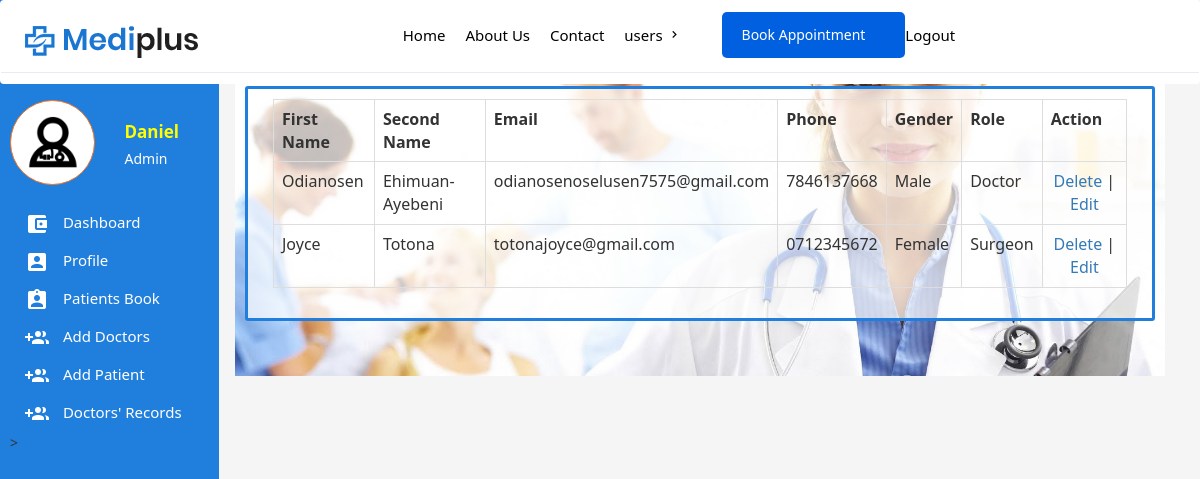
The page /doctors-record.php (signed in) on the database its author committed.
### tables this page shows
CREATE TABLE `users` (
  `id` int(11) NOT NULL,
  `firstName` varchar(255) NOT NULL,
  `secondName` varchar(255) NOT NULL,
  `email` varchar(255) NOT NULL,
  `password` varchar(255) NOT NULL,
  `token` varchar(255) NOT NULL,
  `status` int(11) NOT NULL,
  `phone` varchar(255) NOT NULL,
  `profile` varchar(255) DEFAULT NULL,
  `gender` varchar(255) NOT NULL,
  `role` varchar(255) DEFAULT NULL
);

### classes/User.class.php (called while the page is built, shortened)
<?php
class User{
	public static function loggedIn(){
		if(isset($_COOKIE['emr-user']) && $_COOKIE['emr-user'] != ""){
			return true;
		}
		return false;
	}
	public static function get($token, $field){
		$query = Db::fetch("users", "$field", "token = ? ", $token, "", "", "" );
		$data = Db::num($query);
		return $data[0];
	}
}

### importance.php (called while the page is built, shortened)
<?php
if (User::loggedIn()) {
    $token = $_COOKIE['emr-user'];
    $userDetails = [
        'firstName' => User::get($token, 'firstName'),
        'secondName' => User::get($token, 'secondName'),
        'email' => User::get($token, 'email'),
        'password' => User::get($token, 'password'),
        'token' => User::get($token, 'token'),
        'status' => User::get($token, 'status'),
        'phone' => User::get($token, 'phone'),
        'profile' => User::get($token, 'profile'),
        'gender' => User::get($token, 'gender'),
        'role' => User::get($token, 'role')
    ];
    if ($userDetails['status'] == 1) {
        $userDetails['role'] = 'Admin';
    }
}
?>

### classes/Db.class.php (called while the page is built, shortened)
<?php
class Db{
	public static function connect(){
		try{
			$db = new PDO("mysql:host=".Config::DB_HOST.";dbname=".Config::DB_NAME,Config::DB_USER, Config::DB_PASSWORD);
			$db->setAttribute(PDO::ATTR_ERRMODE, PDO::ERRMODE_EXCEPTION);
		} catch(Exception $e){
			self::returnedSQlError($e);
		}
		return $db;
	}
	public static function fetch($table, $columns,  $whereClause, $whereValue, $orderBy, $limit, $groupBy){
		if($limit == ""){
			$limit = "";
		} else {
			$limit = " LIMIT $limit ";
		}
		if($orderBy == ""){
			$orderBy = "";
		} else {
			$orderBy = " ORDER BY $orderBy ";
		}
		if($groupBy == ""){
			$groupBy = "";
		} else {
			$groupBy = "GROUP BY $groupBy";
		}
		$con = self::connect();
		if($columns == ""){
			$query = $con->prepare("SELECT * FROM $table WHERE $whereClause $groupBy $orderBy $limit");
			if($whereValue != ""){
				if(is_array($whereValue)){
					$n = 0;
					$countWhereValue = count($whereValue);
					while($n < $countWhereValue){
						$paramsCount = $n + 1;
						$query->bindParam($paramsCount, $whereValue[$n]);
						$n++;
					}
				} else {
					$query->bindParam(1, $whereValue);
				}
			} else {
				$query = $con->prepare("SELECT * FROM $table  $groupBy $orderBy  $limit");
			}
		} else {
			$sql = "SELECT ";
			if(is_array($columns)){
				$colsCount = count($columns);
				$start = 0;
				while($start < $colsCount){
					$commas = $start + 1;
					if($commas == $colsCount){
						$sql .= $columns[$start]." ";
					} else {
						$sql .= $columns[$start].", ";
					}
					$start ++;
				}
			} else {
				$sql .= "$columns ";
			}
			if($whereValue != ""){
				$sql .= "FROM $table WHERE $whereClause $groupBy $orderBy $limit";
				$query = $con->prepare($sql);
				if(is_array($whereValue)){
					$n = 0;
					$countWhereValue = count($whereValue);
					while($n < $countWhereValue){
						$paramsCount = $n + 1;
						$query->bindParam($paramsCount, $whereValue[$n]);
						$n++;
					}
				} else {
					$query->bindParam(1, $whereValue);
				}
			} else {
				$sql .= "FROM $table $groupBy $orderBy $limit";
				$query = $con->prepare($sql);
			}
		}
		$query->execute();
		return $query;
	}
	public static function count($query){
		return $query->rowCount();
	}
	public static function assoc($query){
		return $query->fetch(PDO::FETCH_ASSOC);
	}
	public static function num($query){
		return $query->fetch(PDO::FETCH_NUM);
	}
}

### classes/Doctor.class.php (the view, shortened to what this page needs)
<?php
class Doctor{
	public static function load(){
		$query = Db::fetch("users", "", "status = ? ", "2", "id DESC", "", "");
		if(Db::count($query)){
			echo"<div class='form-holder'>
					<table class='table table-bordered table-stripped'>
					<tr>
						<td><strong>First Name</strong></td>
						<td><strong>Second Name</strong></td>
						<td><strong>Email</strong></td>
						<td><strong>Phone</strong></td>
						<td><strong>Gender</strong></td>
						<td><strong>Role</strong></td>
						<td><strong>Action</strong></td>
					</tr>
			";
			while($data = Db::assoc($query)){
				$firstName = $data['firstName'];
				$secondName = $data['secondName'];
				$email = $data['email'];
				$phone = $data['phone'];
				$gender = $data['gender'];
				$role = $data['role'];
				$token = $data['token'];
				echo "<tr>
						<td>$firstName</td>
						<td>$secondName</td>
						<td>$email</td>
						<td>$phone</td>
						<td>$gender</td>
						<td>$role</td>
						<td><center><a href='actions.php?action=remove-doc&token=$token'>Delete</a> | <a href='add-doctors.php?token=$token'>Edit</a></center></td>
					</tr>";
			}
			echo "</table></div>";
			return;
		}
	}
}

### doctors-record.php (shortened to what this page needs)
<?php
require_once "importance.php";
?>
<html>
<head>
	<?php require_once "inc/head.inc.php";  ?>
</head>
<body>
	<?php require_once "inc/header.inc.php"; ?>
	<div class='container-fluid'>
		<div class='row'>
			<div class='col-md-2'><?php require_once "inc/sidebar.inc.php"; ?></div>
			<div class='col-md-10'>
				<div class='content-area'>
				<div class='content-header'>
					Doctors <small>Doctors' Records</small>
				</div>
				<div class='content-body'>
					<?php Doctor::load(); ?>
				</div>
				</div>
			</div>
		</div>
	</div>
</body>
</html>

### inc/head.inc.php (shortened to what this page needs)
<link rel="stylesheet" type="text/css" href="css/bootstrap.css" />
<link rel="stylesheet" type="text/css" href="css/q.css" />
<link rel="stylesheet" type="text/css" href="css/animate.css" />
<link rel="stylesheet" type="text/css" href="css/main.css" />     <link rel="stylesheet" href="https://cdnjs.cloudflare.com/ajax/libs/font-awesome/5.15.2/css/all.min.css"/>
    <link href='https://unpkg.com/boxicons@2.0.7/css/boxicons.min.css' rel='stylesheet'>

### inc/header.inc.php (shortened to what this page needs)
 <nav class="navbar">
    <div class="nav_container">
        <h1 class="logo"><img src="images/logo.png" alt=""></h1>
        <ul class="nav-links">
            <li><a href="login.php">Home</a></li>
            <li><a href="#about">About Us</a></li>
            <li><a href="#contact">Contact</a></li>
            <li class="dropdown">
                <a href="#services">users <i class='bx bx-chevron-right'></i></a>
            </li>
            <a  class="button" href='addpat.php'> <li>Book Appointment</li></a>
                <?php if(!User::loggedIn() && !Patient::isPatientIn() ) {?>
               <li><a href='login.php' class="right">Login</a></li>
               <?php } else {
                ?>
			    <li><a href='logout.php'>Logout</a></li>
                <?php
               } ?>
        </ul>
    </div>
</nav>

### inc/sidebar.inc.php (shortened to what this page needs)
<?php
if(User::loggedIn()) {
    $userFirstName = $userDetails['firstName'];
    $userRole = $userDetails['role'];
    $userStatus = $userDetails['status'];
    if ($userStatus == 1) {
    ?>
    <div class='sidebar'>
        <div class='sidebar-area'>
            <div class='row' style='margin-bottom: 20px;'>
                <div class='col-md-6'>
                    <div class='user-profile'>
                        <img src='images/3678412 - doctor medical care medical help stethoscope.png' class='img-responsive' style='max-height: 80px;' />
                    </div>
                </div>
                <div class='col-md-6'>
                    <div class='user-names'>
                        <?php echo htmlspecialchars($userFirstName); ?>
                    </div>
                    <div class='user-role'>
                        <?php echo htmlspecialchars($userRole); ?>
                    </div>
                </div>
            </div>
            <ul class='sidebar-menu'>
                <li><a href='index.php'><img class='sidebar-menu-icon' src='images/ic_account_balance_wallet_white_24dp.png'  /> Dashboard</a></li>
                <li><a href='profile.php?token=<?php echo htmlspecialchars($userDetails['token']); ?>'><img class='sidebar-menu-icon' src='images/ic_account_box_white_24dp.png'  /> Profile</a></li>
                <li><a href='patients.php'><img class='sidebar-menu-icon' src='images/ic_assignment_ind_white_24dp.png'  /> Patients Book</a></li>
                <li><a href='add-doctors.php'><img class='sidebar-menu-icon' src='images/ic_group_add_white.png'  /> Add Doctors</a></li>
                <li><a href='new-patient.php'><img class='sidebar-menu-icon' src='images/ic_group_add_white.png'  /> Add Patient</a></li>
                <li><a href='doctors-record.php'><img class='sidebar-menu-icon' src='images/ic_group_add_white.png'  /> Doctors' Records</a></li>
>
            </ul>
        </div>
    </div>
    <?php
    }
} else if(Patient::isPatientIn()) {
    ?>
    <div class='sidebar'>
        <div class='sidebar-area'>
            <div class='row' style='margin-bottom: 20px;'>
                <div class='col-md-6'>
                    <div class='user-profile'>
                        <img src='images/3678443 - ambulance fast fast hospital.png' class='img-responsive' style='max-height: 80px;' />
                    </div>
                </div>
                <div class='col-md-6'>
                    <div class='user-names'>
                        <?php echo htmlspecialchars(Patient::getP($_SESSION['patient'], "name")); ?>
                    </div>
                    <div class='user-role'>
                        <?php echo "Patient"; ?>
                    </div>
                </div>
            </div>
            <ul class='sidebar-menu'>
                <li><a href='patient-data.php'><img class='sidebar-menu-icon' src='images/ic_account_balance_wallet_white_24dp.png'  /> Your Data</a></li>
                <li><a href='book-appointments.php'><img class='sidebar-menu-icon' src='images/ic_alarm_white_24dp.png'  /> Book an Appointment</a></li>
                <li><a href='p-sent-appointments.php'><img class='sidebar-menu-icon' src='images/ic_alarm_white_24dp.png'  />Sent Appointments</a></li>
                <li><a href='p-reply-appointments.php'><img class='sidebar-menu-icon' src='images/ic_alarm_white_24dp.png'  />Replies</a></li>
                <li><a href='logout.php'><img class='sidebar-menu-icon' src='images/ic_group_work_white_24dp.png'  /> Logout</a></li>
            </ul>
        </div>
    </div>
<?php
}
?>

### css/main.css (style rules this page uses)
body { background: #F5F5F5; font-family: "Segoe UI", Frutiger, "Frutiger Linotype", "Dejavu Sans", "Helvetica Neue", Arial, sans-serif !important; }
.content-area { background: #F5F5F5; padding: 20px; }
.content-header { font-size: 25px; color: black; padding: 10px; color: #207FDD; }
.content-header small { font-size: 15px; color: #A3A49E; }
.content-body { background: url("../images/how-to-find-a-doctor-in-croatia.jpg") #fff; background-size: cover; background-repeat: none; background-position: center center; padding: 10px; min-height: 300px; }
.form-holder { padding: 10px 25px; border: 3px solid #207FDD; border-radius: 3px; background: rgba(255, 255, 255, 0.7); }
.sidebar { position: relative; }
.sidebar .sidebar-area { z-index: 1; position: fixed; top: 50px; background: #207FDD; width: 219px; height: 100%; padding: 100px 10px 10px 10px; left: 0; top: 0; min-height: 500px; }
.sidebar-menu { padding: 0; }
.sidebar-menu li { list-style-type: none; }
.sidebar-menu li a { color: #fff; z-index: 999; display: block; text-decoration: none !important; padding: 7px 15px; font-size: 15px; }
.sidebar-menu-icon { margin-right: 10px; }
.user-profile { background: #fff; border: 1px solid #F2711D; padding: 15px; border-radius: 60px; }
.user-names { color: #FFFF02; font-weight: bold; font-size: 17px; margin: 20px 0px 5px 0px; }
.user-role { color: #FFF; }

### inc/head.inc.php (style rules this page uses)
* { padding: 0; margin:0; }
body,html { box-sizing: border-box; overflow-x: hidden; scroll-behavior: smooth; font-family: "Poppins", sans-serif; }
.nav_container { max-width: 1200px; margin: 0 auto; padding: 12px 20px; display: flex; justify-content: space-between; align-items: center; border-bottom: 1px solid #0010f517; }
.navbar { position: fixed; width:100%; background-color: #ffffff; color: #000000; padding: 10px 0; z-index: 11111; }
.logo { margin: 0; font-size: 24px; }
.nav-links { list-style: none; padding: 0; margin: 0; display: flex; }
.nav-links li { margin-right: 20px; }
.nav-links li a { text-decoration: none; color: #000000; font-weight: 500; font-size: 15px; transition: color 0.3s ease; }
.nav-links .button { padding: 13px 20px; margin-top: -13px; margin-left: 20px; text-align: center; background-color: #0060df; color: #fff; border-radius: 5px; text-decoration: none; font-size: 14px; }

### rows shown on the page
users: firstName "Odianosen", secondName "Ehimuan-Ayebeni", email "odianosenoselusen7575@gmail.com", phone "7846137668", gender "Male", role "Doctor"
users: firstName "Joyce", secondName "Totona", email "totonajoyce@gmail.com", phone "0712345672", gender "Female", role "Surgeon"

### other values the page prints
$userFirstName "Daniel"
$userRole "Admin"
